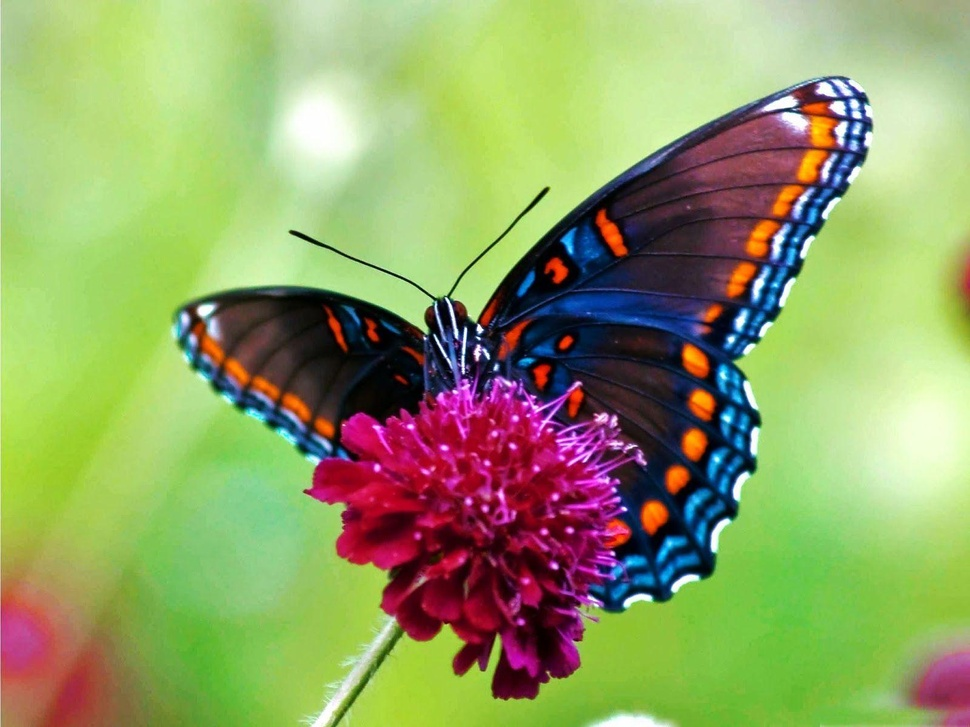
#> input picture motion detector/Butterfly.jpg, 970 x 727 px, shrunk from 1600 x 1200 before the run, given in place of the camera
$ python Script.py
#> lines starting #> are read from the running program, lines starting #| are printed output that depends on the picture
import cv2

first_frame = None
video = cv2.VideoCapture(0)

while True:
    check, frame = video.read()
#> frame is the input picture: shape (727, 970, 3); mean B, G, R 101.6, 160.8, 145.6
    gray = cv2.cvtColor(frame, cv2.COLOR_BGR2GRAY)
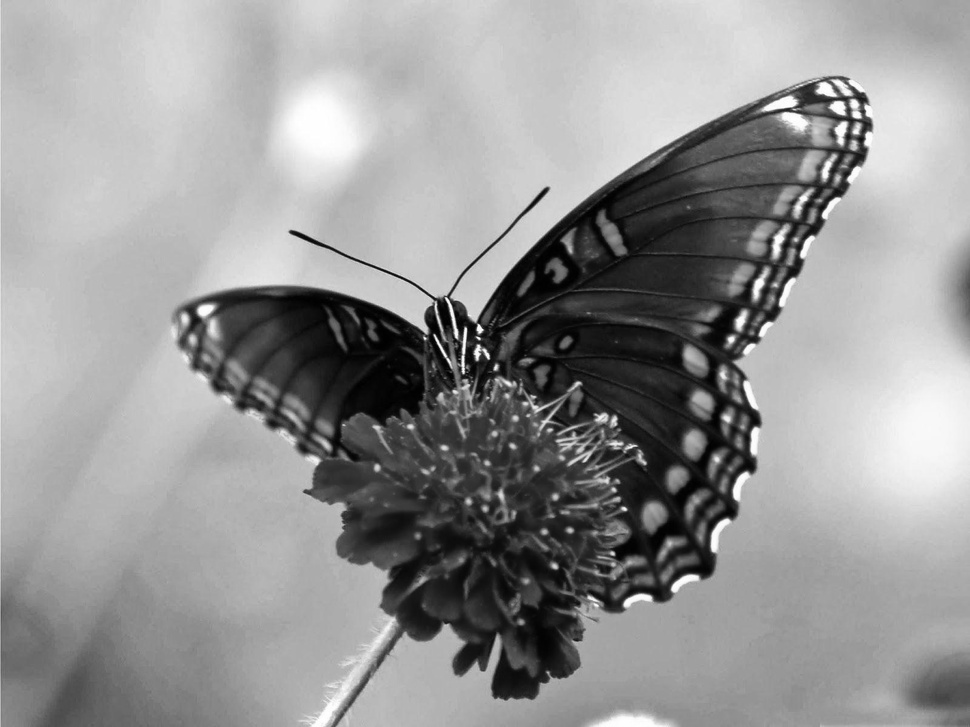
#> gray: shape (727, 970); min 0, max 255, mean 149.5
    gray = cv2.GaussianBlur(gray, (21, 21), 0)
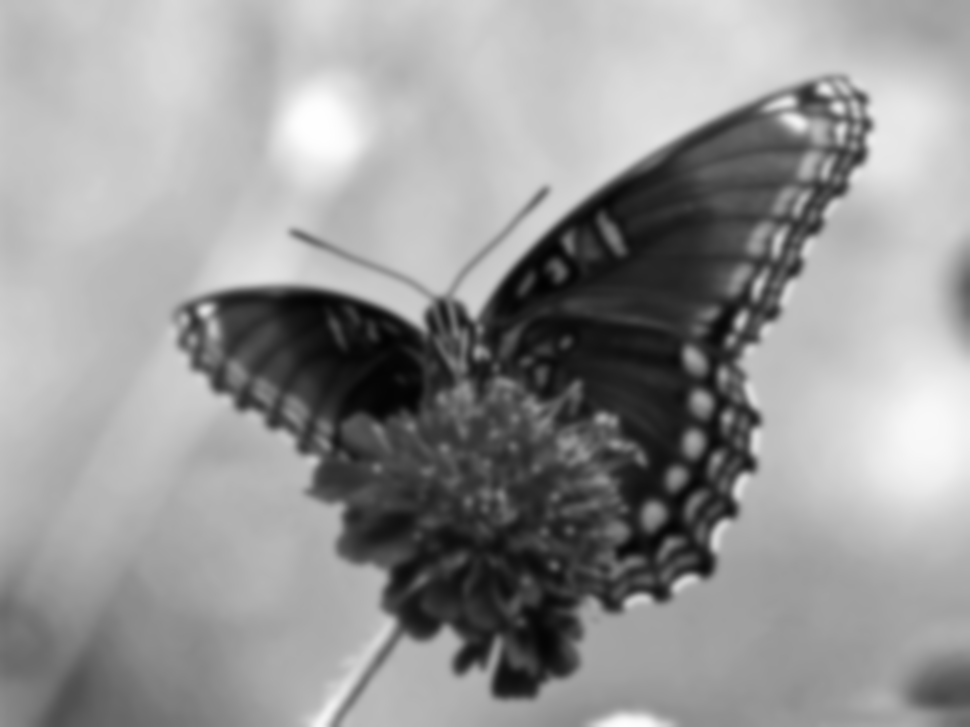
#> gray: shape (727, 970); min 2, max 254, mean 149.5
    if first_frame is None:
        first_frame = gray
        continue
    delta_frame = cv2.absdiff(first_frame, gray)
    thresh_frame = cv2.threshold(delta_frame, 30, 255, cv2.THRESH_BINARY)[1]
    thresh_frame = cv2.dilate(thresh_frame, None, iterations=2)
    (contours,_) = cv2.findContours(thresh_frame.copy(), cv2.RETR_EXTERNAL, cv2.CHAIN_APPROX_SIMPLE)
    for contour in contours:
        if cv2.contourArea(contour) < 1000:
            continue
        (x, y, w, h) = cv2.boundingRect(contour)
        cv2.rectangle(frame,(x, y), (x + w, y + h), (0, 255, 0), 3)

    cv2.imshow("Gray", gray)
    cv2.imshow("Delta", delta_frame)
    cv2.imshow("Thresh", thresh_frame)
    cv2.imshow("Color Frame", frame)
    key = cv2.waitKey(1)
    if key == ord('b'):
        break
cv2.destroyAllWindows()
